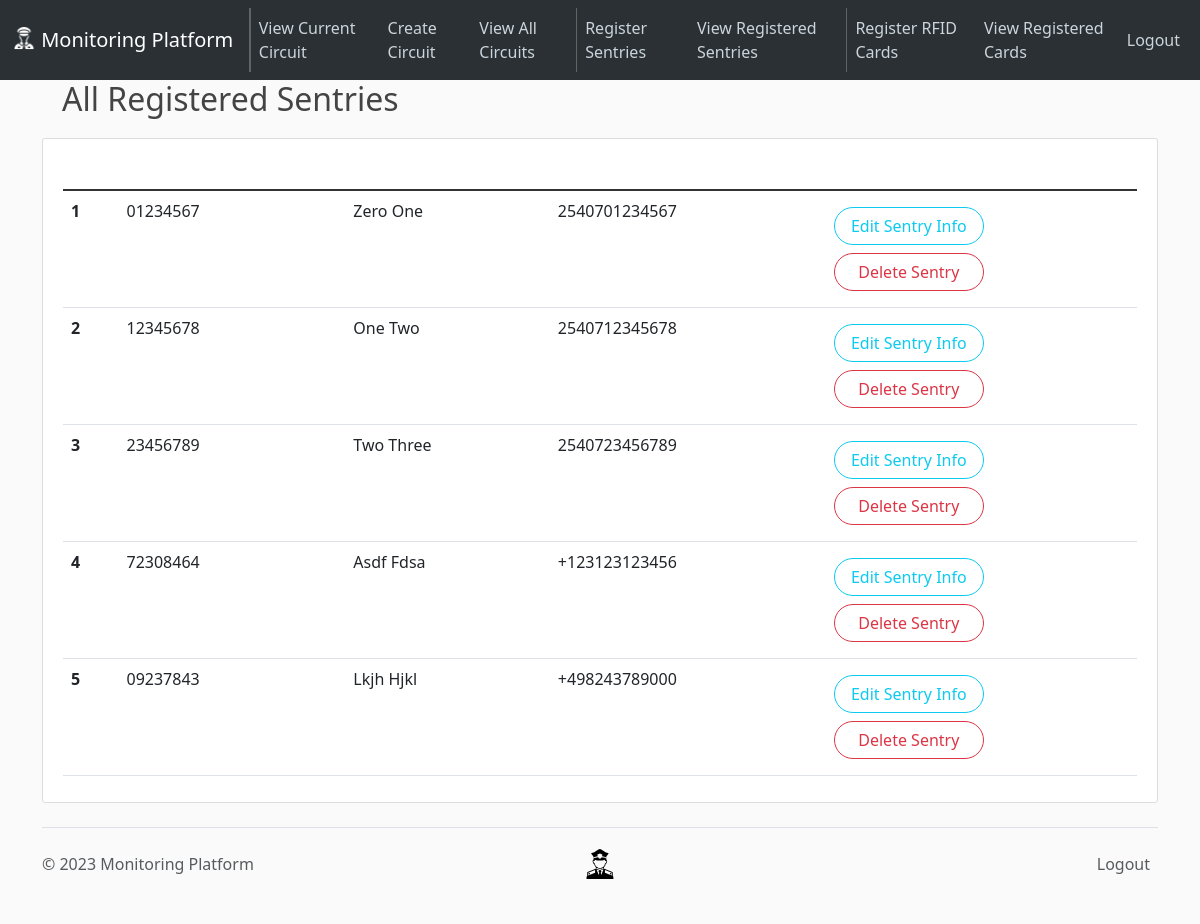
Page /sentries/view (signed in) on the earlier database version.
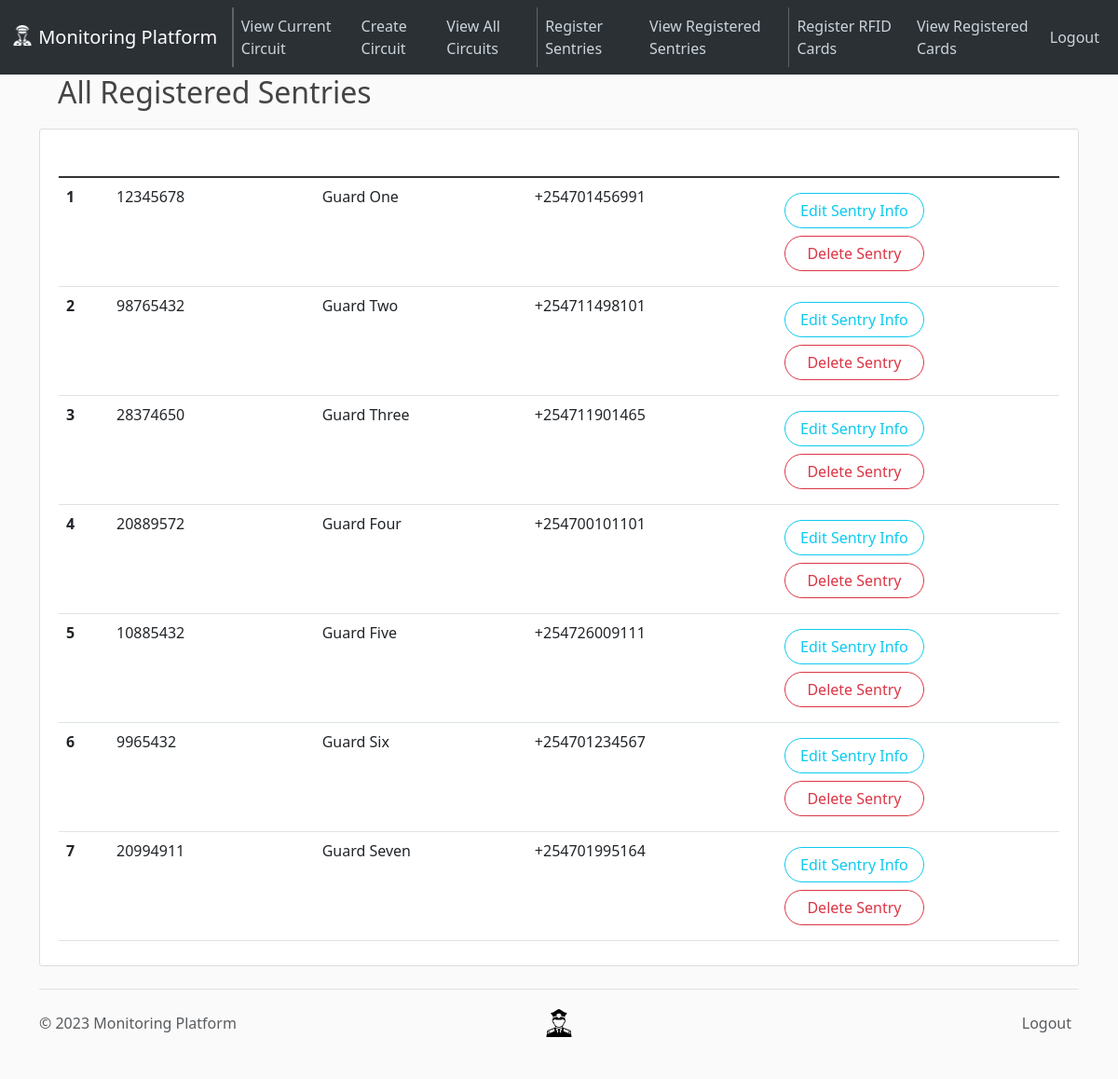
Same page on the later database version.
### app/models.py (models this page shows, shortened)
class Sentry(db.Model):
    __tablename__ = "sentries"
    id = Column(Integer, primary_key=True, autoincrement=True)
    national_id = Column(String(8), unique=True, nullable=False)
    full_name = Column(String, nullable=False)
    phone_no = Column(String(13), nullable=False)

### app/routes.py (the view)
@app.route("/sentries/view")
@login_required  # ensures that supervisor is logged in to access
def view_all_sentries():
    sentries = Sentry.query.all()
    return render_template("view-all-sentries.html", sentries=sentries)

### app/models.py (called while the page is built)
@login_manager.user_loader
def load_supervisor(supervisor_id):
    return Supervisor.query.get(int(supervisor_id))

### app/templates/view-all-sentries.html (shortened to what this page needs)
{% extends 'layout.html' %}{% block content %}
<h2>All Registered Sentries</h2>
<article class="media content-section">
  <div class="media-body">
    <table class="table">
      <thead class="bg-steel">
        <tr>
          <th scope="col" style="color: white">#</th>
          <th scope="col" style="color: white">National ID</th>
          <th scope="col" style="color: white">Full Name</th>
          <th scope="col" style="color: white">Phone Number</th>
          <th scope="col" style="color: white">Sentry Actions</th>
        </tr>
      </thead>
      <tbody class="table-group-divider">
        {% for sentry in sentries %}
        <tr>
          <th scope="row">{{ sentry.id }}</th>
          <td>{{ sentry.national_id }}</td>
          <td>{{ sentry.full_name }}</td>
          <td>{{ sentry.phone_no }}</td>
          <td class="align-middle">
            <div class="row my-2" style="width: 150px">
              <a
                class="btn btn-outline-info rounded-pill"
                href="{{ url_for('update_sentry', sentry_id=sentry.id) }}"
                >Edit Sentry Info</a
              >
            </div>
            <div class="row my-2" style="width: 150px">
              <button
                type="button"
                class="btn btn-outline-danger rounded-pill"
                data-bs-toggle="modal"
                data-bs-target="#delete-sentry-{{ sentry.id }}"
              >
                Delete Sentry
              </button>
            </div>
          </td>
        </tr>
        {% endfor %}
      </tbody>
    </table>
  </div>
</article>
{% endblock content %}

Differences in the rows shown:
changed Sentry id 1: national_id "01234567" → "12345678"; full_name "Zero One" → "Guard One"; phone_no "2540701234567" → "+254701456991"
changed Sentry id 2: national_id "12345678" → "98765432"; full_name "One Two" → "Guard Two"; phone_no "2540712345678" → "+254711498101"
changed Sentry id 3: national_id "23456789" → "28374650"; full_name "Two Three" → "Guard Three"; phone_no "2540723456789" → "+254711901465"
changed Sentry id 4: national_id "72308464" → "20889572"; full_name "Asdf Fdsa" → "Guard Four"; phone_no "+123123123456" → "+254700101101"
changed Sentry id 5: national_id "09237843" → "10885432"; full_name "Lkjh Hjkl" → "Guard Five"; phone_no "+498243789000" → "+254726009111"
added Sentry: id "6", national_id "9965432", full_name "Guard Six", phone_no "+254701234567"
added Sentry: id "7", national_id "20994911", full_name "Guard Seven", phone_no "+254701995164"
